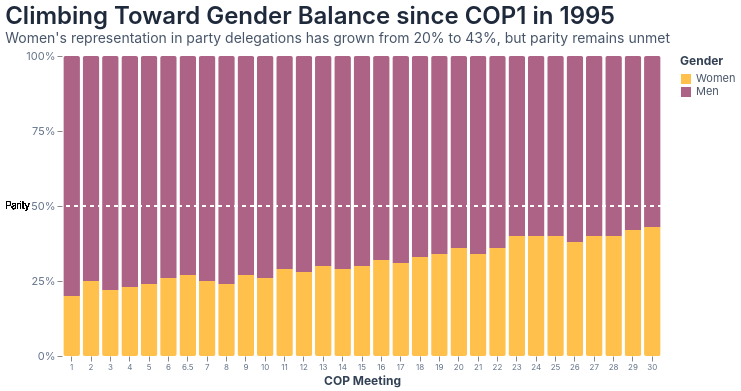

Describe this chart as a Vega-Lite specification.
### Vega-Lite specification from a JSON file in a GitHub repository (floating-point values rounded to 4 significant figures)
{"$schema": "https://vega.github.io/schema/vega-lite/v6.json", "width": 600, "title": {"text": "Climbing Toward Gender Balance since COP1 in 1995", "subtitle": "Women's representation in party delegations has grown from 20% to 43%, but parity remains unmet", "anchor": "start"}, "data": {"values": [{"COP": 1, "Gender": "Women", "Percentage": 20}, {"COP": 1, "Gender": "Men", "Percentage": 80}, {"COP": 2, "Gender": "Women", "Percentage": 25}, {"COP": 2, "Gender": "Men", "Percentage": 75}, {"COP": 3, "Gender": "Women", "Percentage": 22}, {"COP": 3, "Gender": "Men", "Percentage": 78}, {"COP": 4, "Gender": "Women", "Percentage": 23}, {"COP": 4, "Gender": "Men", "Percentage": 77}, {"COP": 5, "Gender": "Women", "Percentage": 24}, {"COP": 5, "Gender": "Men", "Percentage": 76}, {"COP": 6, "Gender": "Women", "Percentage": 26}, {"COP": 6, "Gender": "Men", "Percentage": 74}, {"COP": 6.5, "Gender": "Women", "Percentage": 27}, {"COP": 6.5, "Gender": "Men", "Percentage": 73}, {"COP": 7, "Gender": "Women", "Percentage": 25}, {"COP": 7, "Gender": "Men", "Percentage": 75}, {"COP": 8, "Gender": "Women", "Percentage": 24}, {"COP": 8, "Gender": "Men", "Percentage": 76}, {"COP": 9, "Gender": "Women", "Percentage": 27}, {"COP": 9, "Gender": "Men", "Percentage": 73}, {"COP": 10, "Gender": "Women", "Percentage": 26}, {"COP": 10, "Gender": "Men", "Percentage": 74}, {"COP": 11, "Gender": "Women", "Percentage": 29}, {"COP": 11, "Gender": "Men", "Percentage": 71}, {"COP": 12, "Gender": "Women", "Percentage": 28}, {"COP": 12, "Gender": "Men", "Percentage": 72}, {"COP": 13, "Gender": "Women", "Percentage": 30}, {"COP": 13, "Gender": "Men", "Percentage": 70}, {"COP": 14, "Gender": "Women", "Percentage": 29}, {"COP": 14, "Gender": "Men", "Percentage": 71}, {"COP": 15, "Gender": "Women", "Percentage": 30}, {"COP": 15, "Gender": "Men", "Percentage": 70}, {"COP": 16, "Gender": "Women", "Percentage": 32}, {"COP": 16, "Gender": "Men", "Percentage": 68}, {"COP": 17, "Gender": "Women", "Percentage": 31}, {"COP": 17, "Gender": "Men", "Percentage": 69}, {"COP": 18, "Gender": "Women", "Percentage": 33}, {"COP": 18, "Gender": "Men", "Percentage": 67}, {"COP": 19, "Gender": "Women", "Percentage": 34}, {"COP": 19, "Gender": "Men", "Percentage": 66}, {"COP": 20, "Gender": "Women", "Percentage": 36}, {"COP": 20, "Gender": "Men", "Percentage": 64}, {"COP": 21, "Gender": "Women", "Percentage": 34}, {"COP": 21, "Gender": "Men", "Percentage": 66}, {"COP": 22, "Gender": "Women", "Percentage": 36}, {"COP": 22, "Gender": "Men", "Percentage": 64}, {"COP": 23, "Gender": "Women", "Percentage": 40}, {"COP": 23, "Gender": "Men", "Percentage": 60}, {"COP": 24, "Gender": "Women", "Percentage": 40}, {"COP": 24, "Gender": "Men", "Percentage": 60}, {"COP": 25, "Gender": "Women", "Percentage": 40}, {"COP": 25, "Gender": "Men", "Percentage": 60}, {"COP": 26, "Gender": "Women", "Percentage": 38}, {"COP": 26, "Gender": "Men", "Percentage": 62}, {"COP": 27, "Gender": "Women", "Percentage": 40}, {"COP": 27, "Gender": "Men", "Percentage": 60}, {"COP": 28, "Gender": "Women", "Percentage": 40}, {"COP": 28, "Gender": "Men", "Percentage": 60}, {"COP": 29, "Gender": "Women", "Percentage": 42}, {"COP": 29, "Gender": "Men", "Percentage": 58}, {"COP": 30, "Gender": "Women", "Percentage": 43}, {"COP": 30, "Gender": "Men", "Percentage": 57}]}, "transform": [{"joinaggregate": [{"op": "max", "field": "Percentage", "as": "MenPercentage"}], "groupby": ["COP"]}, {"calculate": "100 - datum.MenPercentage", "as": "WomenPercentage"}], "layer": [{"mark": {"type": "bar", "opacity": 0.7, "width": {"band": 0.95}}, "encoding": {"x": {"field": "COP", "type": "ordinal", "axis": {"title": "COP Meeting", "domain": false, "labelAngle": 0, "values": [1, 2, 3, 4, 5, 6, 6.5, 7, 8, 9, 10, 11, 12, 13, 14, 15, 16, 17, 18, 19, 20, 21, 22, 23, 24, 25, 26, 27, 28, 29, 30], "labelOverlap": false, "labelFontSize": 8}}, "y": {"field": "Percentage", "type": "quantitative", "stack": "normalize", "axis": {"title": "", "domain": false, "format": "%", "values": [0, 0.25, 0.5, 0.75, 1], "labelOverlap": false}}, "color": {"field": "Gender", "type": "nominal", "scale": {"domain": ["Women", "Men"], "range": ["#FFA500", "#8B2252"]}, "legend": {"orient": "right"}}, "order": {"field": "Gender", "sort": "descending"}, "tooltip": [{"field": "COP", "title": "COP Meeting"}, {"field": "MenPercentage", "title": "Men (%)", "type": "quantitative", "format": ".0f"}, {"field": "WomenPercentage", "title": "Women (%)", "type": "quantitative", "format": ".0f"}]}}, {"mark": {"type": "rule", "strokeDash": [4, 4], "color": "white", "strokeWidth": 2}, "encoding": {"y": {"datum": 0.5}}}, {"mark": {"type": "text", "align": "right", "dx": -32, "dy": 0, "fontSize": 10, "color": "black", "fontWeight": "lighter"}, "encoding": {"y": {"datum": 0.5}, "x": {"value": 0}, "text": {"value": "Parity"}}}], "config": {"background": "#ffffff", "font": "DM Sans, -apple-system, BlinkMacSystemFont, Segoe UI, Roboto, sans-serif", "view": {"stroke": "transparent"}, "title": {"font": "DM Sans, -apple-system, BlinkMacSystemFont, Segoe UI, Roboto, sans-serif", "fontSize": 24, "fontWeight": 600, "color": "#1e293b", "anchor": "start", "subtitleFontSize": 14, "subtitleColor": "#475569", "subtitleFontWeight": 400}, "axis": {"labelFont": "DM Sans, -apple-system, BlinkMacSystemFont, Segoe UI, Roboto, sans-serif", "labelFontSize": 11, "labelColor": "#64748b", "titleFont": "DM Sans, -apple-system, BlinkMacSystemFont, Segoe UI, Roboto, sans-serif", "titleFontSize": 12, "titleColor": "#334155", "grid": false, "gridColor": "#e2e8f0", "gridOpacity": 0.5, "domain": true, "ticks": true}, "legend": {"labelFont": "DM Sans, -apple-system, BlinkMacSystemFont, Segoe UI, Roboto, sans-serif", "labelFontSize": 11, "labelColor": "#475569", "titleFont": "DM Sans, -apple-system, BlinkMacSystemFont, Segoe UI, Roboto, sans-serif", "titleFontSize": 12, "titleColor": "#334155"}, "bar": {"cornerRadius": 2}}}
